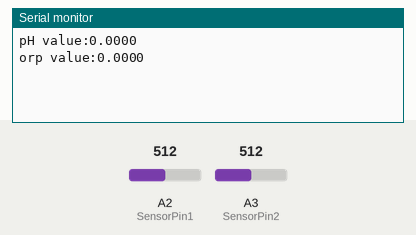
Simulated run of this sketch. Board: Arduino Uno, built with avr-gcc and run on an emulated ATmega328P. Shown: the last lines printed to the serial monitor. The test bench sets the inputs (shaded band); at power-on: A2 (SensorPin1) = 512, A3 (SensorPin2) = 512.

Above: at 1.2 s.
1.3 s: A2 (SensorPin1) set to 716
At 2.3 s:
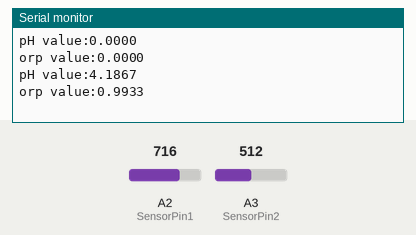
2.8 s: A2 (SensorPin1) set to 900
At 3.9 s:
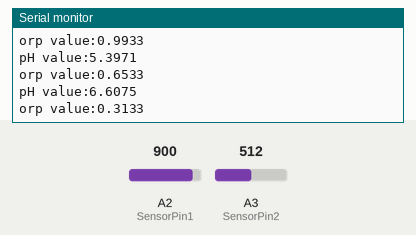
Timing chart, 0 to 5.8 s (numbered marks = the images above; inputs shaded):
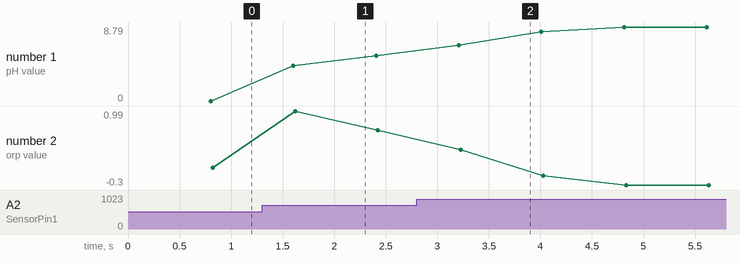

The sketch:

AnalogInorph.ino
```cpp
/*
 # This sample code is used to test the pH meter V1.1.
 # Editor : YouYou
 # Date   : 2014.06.23
 # Ver    : 1.1
 # Product: analog pH meter
 # SKU    : SEN0161
*/

#include <SPI.h>
#include <SD.h>

#define SensorPin1 A2  //pH meter Analog output to Arduino Analog Input 0
#define SensorPin2 A3
#define Offset 0.00            //deviation compensate
#define LED 13
#define samplingInterval 20
#define printInterval 800
#define ArrayLenth  40    //times of collection
int pHArray[ArrayLenth];   //Store the average value of the sensor feedback
int orpArray[ArrayLenth];
int pHArrayIndex=0;
int orpArrayIndex=0;

File myFile;
void setup(void)
{
  //pinMode(LED,OUTPUT);
  Serial.begin(9600);
  //Serial.print("pH meter experiment!");    //Test the serial monitor
  //Serial.println("  orp meter experiment!");
}
void loop(void)
{
  static unsigned long samplingTime = millis();
  static unsigned long printTime = millis();
  static float pHValue,voltage,orpValue;
  if(millis()-samplingTime > samplingInterval)
  {
      pHArray[pHArrayIndex++]=analogRead(SensorPin1);
      orpArray[orpArrayIndex++]=analogRead(SensorPin2);
      if(pHArrayIndex==ArrayLenth){
      pHArrayIndex=0;
      //電位設定
      voltage = avergearray(pHArray, ArrayLenth)*5/7.5;
      //pH設定
      pHValue =voltage*0.0178-1.889;
      }
      if(orpArrayIndex==ArrayLenth){
      orpArrayIndex=0;
      //ORP設定
      orpValue = (2.7-voltage/200)/1.0;
      }
      samplingTime=millis();
  }
  if(millis() - printTime > printInterval)   //Every 800 milliseconds, print a numerical, convert the state of the LED indicator
  {
        //Serial.print("Voltage:");
        //Serial.print(voltage,2);
        Serial.print("pH value:");
        Serial.println(pHValue,4);
        Serial.print("orp value:");
        Serial.println(orpValue,4);

        //digitalWrite(LED,digitalRead(LED)^1);
        printTime=millis();
  }
}
float avergearray(int* arr, int number){
  int i;
  int max,min;
  float avg;
  long amount=0;
  if(number<=0){
    Serial.println("Error number for the array to avraging!/n");
    return 0;
  }
  if(number<5){   //less than 5, calculated directly statistics
    for(i=0;i<number;i++){
      amount+=arr[i];
    }
    avg = amount/number;
    return avg;
  }else{
    if(arr[0]<arr[1]){
      min = arr[0];max=arr[1];
    }
    else{
      min=arr[1];max=arr[0];
    }
    for(i=2;i<number;i++){
      if(arr[i]<min){
        amount+=min;        //arr<min
        min=arr[i];
      }else {
        if(arr[i]>max){
          amount+=max;    //arr>max
          max=arr[i];
        }else{
          amount+=arr[i]; //min<=arr<=max
        }
      }//if
    }//for
    avg = (float)amount/(number-2);
  }//if
  return avg;
}
```

Measured:
- plotted number 1: 0 → 5.4 after the input at 1.3 s, 5.4 → 8.79 after the input at 2.8 s
- plotted number 2: 0 → 0.65 after the input at 1.3 s, 0.65 → -0.3 after the input at 2.8 s
